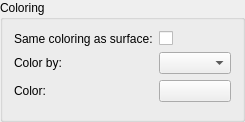
    <widget class="ctkCollapsibleGroupBox" name="ColoringGroupBox">
     <property name="title">
      <string>Coloring</string>
     </property>
     <property name="checked">
      <bool>false</bool>
     </property>
     <property name="collapsed">
      <bool>true</bool>
     </property>
     <layout class="QVBoxLayout" name="coloringLayout">
      <item>
       <layout class="QFormLayout" name="colorByLayout">
        <property name="fieldGrowthPolicy">
         <enum>QFormLayout::AllNonFixedFieldsGrow</enum>
        </property>
        <item row="0" column="0">
         <widget class="QLabel" name="SameColoringAsSurfaceLabel">
          <property name="text">
           <string>Same coloring as surface:</string>
          </property>
         </widget>
        </item>
        <item row="0" column="1">
         <widget class="QCheckBox" name="SameColoringAsSurfaceCheckBox">
          <property name="toolTip">
           <string>Color the field the way the surface of the model is colored: by the same array, with the same color table and range. The coloring follows the surface when it is changed there.</string>
          </property>
          <property name="text">
           <string/>
          </property>
         </widget>
        </item>
        <item row="1" column="0">
         <widget class="QLabel" name="ColorByLabel">
          <property name="text">
           <string>Color by:</string>
          </property>
         </widget>
        </item>
        <item row="1" column="1">
         <widget class="QComboBox" name="ColorByComboBox">
          <property name="toolTip">
           <string>Whether the field is drawn in one color or colored by the value of an array.</string>
          </property>
         </widget>
        </item>
        <item row="2" column="0">
         <widget class="QLabel" name="ColorLabel">
          <property name="text">
           <string>Color:</string>
          </property>
         </widget>
        </item>
        <item row="2" column="1">
         <widget class="ctkColorPickerButton" name="ColorPickerButton">
          <property name="toolTip">
           <string>The one color that the field is drawn in.</string>
          </property>
          <property name="displayColorName">
           <bool>false</bool>
          </property>
         </widget>
        </item>
       </layout>
      </item>
      <item>
       <widget class="QWidget" name="ScalarsDisplayContainer">
        <layout class="QVBoxLayout" name="scalarsDisplayContainerLayout">
         <property name="leftMargin">
          <number>0</number>
         </property>
         <property name="topMargin">
          <number>0</number>
         </property>
         <property name="rightMargin">
          <number>0</number>
         </property>
         <property name="bottomMargin">
          <number>0</number>
         </property>
         <item>
          <widget class="qMRMLScalarsDisplayWidget" name="ScalarsDisplayWidget"/>
         </item>
        </layout>
       </widget>
      </item>
     </layout>
    </widget>
